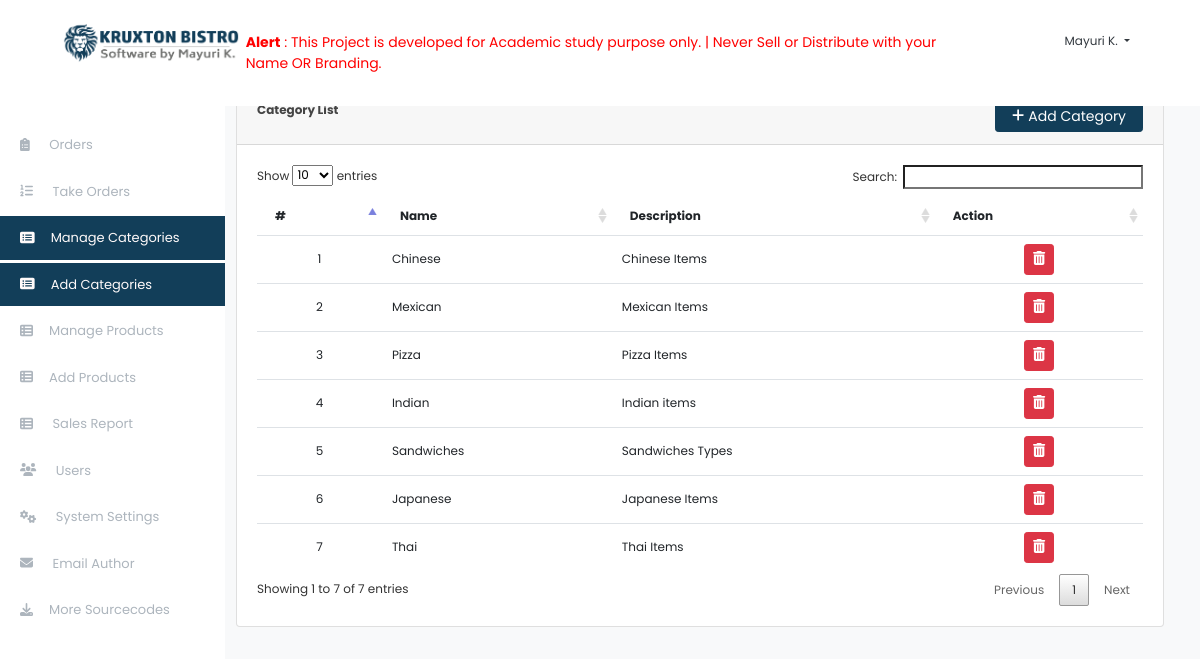
The page /index.php?page=categories (signed in) on the database its author committed.
### tables this page shows
CREATE TABLE `categories` (
  `id` int(30) NOT NULL,
  `name` varchar(200) NOT NULL,
  `description` text NOT NULL
);

### categories.php (the view, shortened to what this page needs)
<?php include('db_connect.php');?>
<div class="container-fluid">
	<div class="col-lg-12">
		<div class="row">
			<div class="col-md-12">
				<div class="card">
					<div class="card-header">
						<b>Category List</b>
						<span class="float:right"><a class="btn btn-primary btn-block btn-sm col-sm-2 float-right" href="index.php?page=add-category" id="new_order">
						<i class="fa fa-plus"></i> Add Category </a></span>
					</div>
					<div class="card-body">
						<table class="table table-hover">
							<thead>
								<tr>
									<th>#</th>
									<th>Name</th>
									<th>Description</th>
									<th>Action</th>
								</tr>
							</thead>
							<tbody>
								<?php
								$i = 1;
								$category = $conn->query("SELECT * FROM categories order by id asc");
								while($row=$category->fetch_assoc()):
								?>
								<tr>
									<td class="text-center"><?php echo $i++ ?></td>
									<td class=""><?php echo $row['name'] ?></td>
									<td><?php echo $row['description'] ?></td>
									<td class="text-center">
										<button class="btn btn-sm btn-danger delete_category" type="button" data-id="<?php echo $row['id'] ?>"><i class="fa fa-trash-alt"></i></button>
									</td>
								</tr>
								<?php endwhile; ?>
							</tbody>
						</table>
					</div>
				</div>
			</div>
		</div>
	</div>
</div>

### index.php (shortened to what this page needs)
<!DOCTYPE html>
<html lang="en">
<head>
<?php
 include('./header.php');
 ?>
</head>
<body>
	<?php include 'topbar.php' ?>
	<?php include 'navbar.php' ?>
  <main id="view-panel" >
      <?php $page = isset($_GET['page']) ? $_GET['page'] :'home'; ?>
  	<?php include $page.'.php' ?>
  </main>
</body>
</html>

### header.php (shortened to what this page needs)
  <link rel="stylesheet" href="assets/font-awesome/css/all.min.css">
<link href="assets/vendor/bootstrap/css/bootstrap.min.css"  rel="stylesheet">
<link href="assets/vendor/icofont/icofont.min.css" rel="stylesheet">
<link href="assets/vendor/boxicons/css/boxicons.min.css" rel="stylesheet">
<link href="assets/vendor/venobox/venobox.css" rel="stylesheet">
<link href="assets/vendor/animate.css/animate.min.css" rel="stylesheet">
<link href="assets/vendor/remixicon/remixicon.css" rel="stylesheet">
<link href="assets/vendor/owl.carousel/assets/owl.carousel.min.css" rel="stylesheet">
<link href="assets/vendor/bootstrap-datepicker/css/bootstrap-datepicker.min.css" rel="stylesheet">
<link href="assets/DataTables/datatables.min.css" rel="stylesheet">
<link href="assets/css/jquery.datetimepicker.min.css" rel="stylesheet">
<link href="assets/css/select2.min.css" rel="stylesheet">
<link href="assets/css/style.css" rel="stylesheet">
<link type="text/css" rel="stylesheet" href="assets/css/jquery-te-1.4.0.css">

### topbar.php (shortened to what this page needs)
<nav class="navbar navbar-light fixed-top bg-white">
  <div class="container-fluid mt-2 mb-2">
  	<div class="col-lg-12">
      <div class="col-md-2 float-left text-dark">
         <img src="assets/uploads/logo.png" width="180px">
      </div>
       <div class="col-md-8 float-left text-dark mt-3">
     <p style="color: red; font-size: 14px;"><b>Alert</b> : This Project is developed for Academic study purpose only. | Never Sell or Distribute with your Name OR Branding. </p>
      </div>
	  	<div class="float-right mt-3">
        <div class=" dropdown mr-4">
            <a href="#" class="text-dark dropdown-toggle"  id="account_settings" data-toggle="dropdown" aria-haspopup="true" aria-expanded="false"><?php echo $_SESSION['login_name'] ?> </a>
        </div>
      </div>
  </div>
</nav>

### navbar.php (shortened to what this page needs)
<nav id="sidebar" class='mx-lt-5 bg-white' >
		<div class="sidebar-list">
			<a href="index.php?page=home" class="nav-item nav-home"><span class='icon-field'><i class="fa fa-tachometer-alt mr-3"></i></span> Dashboard</a>
			<a href="index.php?page=orders" class="nav-item nav-orders"><span class='icon-field'><i class="fa fa-clipboard-list mr-3"></i></span> Orders</a>
			<a href="billing/index.php" class="nav-item nav-takeorders"><span class='icon-field'><i class="fa fa-list-ol mr-3"></i></span> Take Orders</a>
			<?php if($_SESSION['login_type'] == 1): ?>
			<a href="index.php?page=categories" class="nav-item nav-categories"><span class='icon-field'><i class="fa fa-list-alt mr-3"></i></span>Manage Categories</a>
			<a href="index.php?page=add-category" class="nav-item nav-categories"><span class='icon-field'><i class="fa fa-list-alt mr-3"></i></span>Add Categories</a>
			<a href="index.php?page=products" class="nav-item nav-products"><span class='icon-field'><i class="fa fa-th-list mr-3"></i></span>Manage Products</a>
				<a href="index.php?page=add-product" class="nav-item nav-products"><span class='icon-field'><i class="fa fa-th-list mr-3"></i></span>Add Products</a>
			<?php endif; ?>
			<a href="index.php?page=sales_report" class="nav-item nav-sales_report"><span class='icon-field'><i class="fa fa-th-list mr-3"></i></span> Sales Report</a>
			<?php if($_SESSION['login_type'] == 1): ?>
			<a href="index.php?page=users" class="nav-item nav-users"><span class='icon-field'><i class="fa fa-users mr-3"></i></span> Users</a>
			<a href="index.php?page=site_settings" class="nav-item nav-site_settings"><span class='icon-field'><i class="fa fa-cogs mr-3" ></i></span> System Settings</a>
				<a href="mailto:mayuri.infospace@gmail.com" class="nav-item nav-email_author"><span class='icon-field'><i class="fa fa-envelope mr-3"></i></span> Email Author</a>
				<a href="https://mayurik.com" target="_blank" class="nav-item nav-visit_website"><span class='icon-field'><i class="fa fa-download mr-3"></i></span>More Sourcecodes</a>
			<?php endif; ?>
		</div>
</nav>

### assets/css/style.css (style rules this page uses)
body { font-family:Poppins, Helvetica, "sans-serif"; color: #444444; width: 100%; height: calc(100%); font-size: 12px; }
a { color: #1977cc; }
nav#sidebar { height: calc(100%); position: fixed; z-index: 99; left: 0; width: 225px; font-size: 13px; top: 5.9em; }
a.nav-item { position: relative; display: block; padding: .75rem 1.25rem; margin-bottom: 3px; background-color: #ffffffc4; color: #adb5bd; font-weight: 400; }
.nav-item.active, .nav-item.active:hover { background-color: #123e59; color: #fffafa; }
main#view-panel { margin-left: 200px; width:calc(100% - 200px); margin-top: 6.8em; padding: .5em }
.btn-primary, .btn-primary:hover { background-color: #123e59; border-color: #123e59; }
table.dataTable.no-footer { border: 0 !important; }
.table td, .table th { border-bottom: 1px solid #dee2e6; border-bottom: 0; }
table.dataTable thead th, table.dataTable thead td { border-bottom: 0px solid #111; border: 0; }

### index.php (style rules this page uses)
body { background: #f8f9fa; }

### categories.php (style rules this page uses)
td { vertical-align: middle !important; }

### rows shown on the page
categories: name "Chinese", description "Chinese Items"
categories: name "Mexican", description "Mexican Items"
categories: name "Pizza", description "Pizza Items"
categories: name "Indian", description "Indian items"
categories: name "Sandwiches", description "Sandwiches Types"
categories: name "Japanese", description "Japanese Items"
categories: name "Thai", description "Thai Items"

### other values the page prints
$_SESSION['login_name'] "Mayuri K."
